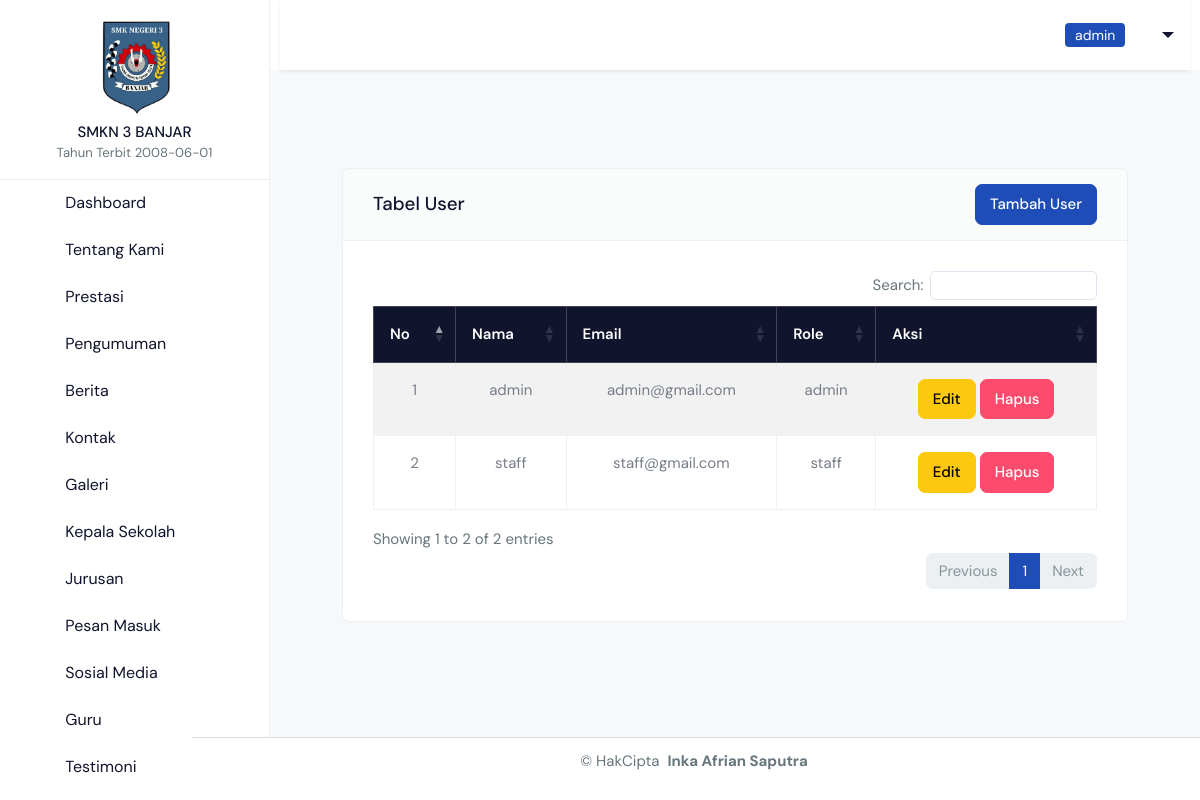
The app's page /backend/pages/users/index.php (signed in) with its own data.
### tables this page shows
CREATE TABLE `abouts` (
  `id` bigint NOT NULL,
  `school_name` varchar(255) NOT NULL,
  `school_logo` text NOT NULL,
  `school_banner` varchar(200) NOT NULL,
  `school_video` varchar(255) DEFAULT NULL,
  `school_tagline` varchar(255) NOT NULL,
  `school_description` text NOT NULL,
  `since` date NOT NULL,
  `alamat` varchar(255) NOT NULL
);

CREATE TABLE `users` (
  `id` bigint NOT NULL,
  `name` varchar(255) NOT NULL,
  `email` varchar(255) NOT NULL,
  `password` varchar(255) NOT NULL,
  `email_verified_at` timestamp NULL DEFAULT NULL,
  `remember_token` varchar(100) DEFAULT NULL,
  `created_at` timestamp NULL DEFAULT NULL,
  `updated_at` timestamp NULL DEFAULT NULL,
  `role` enum('admin','staff') NOT NULL
);

### backend/pages/users/index.php (the view, shortened to what this page needs)
<?php
include '../../partials/header.php';
include '../../partials/sidebar.php';
include '../../partials/navbar.php';
$qUser = "SELECT * FROM users";
$result = mysqli_query($connect, $qUser) or die(mysqli_error($connect));
?>
<div id="layoutSidenav_content">
<main>
    <div class="container-fluid px-4 mt-5">
        <div class="card mb-4">
            <div class="card-header d-flex align-items-center justify-content-between">
                <h5 class="mt-2">Tabel User</h5>
                <a href="./create.php" class="btn btn-primary">Tambah User</a>
            </div>
            <div class="card-body">
               <table class="table table-bordered table-striped text-center">
                  <thead class="table-dark">
                    <tr>
                        <th>No</th>
                        <th>Nama</th>
                        <th>Email</th>
                        <th>Role</th>
                        <th>Aksi</th>
                    </tr>
                  </thead>
                  <tbody>
                    <?php
                    $no = 1;
                    while($item = $result->fetch_object()):
                    ?>
                    <tr>
                       <td><?= $no ?></td>
                       <td><?= htmlspecialchars($item->name) ?></td>
                       <td><?= htmlspecialchars($item->email) ?></td>
                       <td><?= htmlspecialchars($item->role) ?></td>
                       <td>
                           <a href="./edit.php?id=<?= $item->id ?>" class="btn btn-warning">Edit</a>
                           <a href="../../action/users/delete.php?id=<?= $item->id ?>" class="btn btn-danger" onclick="return confirm('Apakah anda yakin?')">Hapus</a>
                       </td>
                    </tr>
                    <?php $no++; endwhile; ?>
                  </tbody>
               </table>
            </div>
        </div>
    </div>
</main>
</div>
<?php
include '../../partials/footer.php';
include '../../partials/script.php';
?>

### backend/partials/sidebar.php (shortened to what this page needs)
<?php
$userRole = isset($_SESSION['user_role']) ? strtolower($_SESSION['user_role']) : null;
$qAbouts = "SELECT * FROM abouts LIMIT 1";
$result = mysqli_query($connect, $qAbouts) or die(mysqli_error($connect));
$item = $result->fetch_object();
?>
<body class="d-flex flex-column min-vh-100">
  <div class="page-wrapper" id="main-wrapper" data-layout="vertical" data-navbarbg="skin6" data-sidebartype="full"
    data-sidebar-position="fixed" data-header-position="fixed">
    <aside class="left-sidebar flex-shrink-0">
      <div>
        <div class="text-center py-3 border-bottom">
            <img src="../../../storages/about/<?= $item->school_logo ?>"
                alt="Logo Sekolah"
                class="img-fluid mb-2"
                style="max-width: 80px; height: auto; object-fit: contain; background: transparent;">
            <h6 class="text-dark fw-bold text-uppercase mb-0"><?= $item->school_name ?></h6>
            <small class="text-dark-50">Tahun Terbit <?= $item->since ?></small>
        </div>
        <nav class="sidebar-nav scroll-sidebar" data-simplebar="">
          <ul id="sidebarnav">
           <li class="sidebar-item">
  <a class="sidebar-link"  href="../dashboard/index.php">
    <i class="ti ti-layout-dashboard"></i>
    <span class="hide-menu">Dashboard</span>
  </a>
</li>
<?php if ($userRole === 'admin'): ?>
<li class="sidebar-item">
   <a class="sidebar-link  <?= ($current_dir == 'about') ? 'active' : '' ?>" href="../about/index.php">
    <i class="ti ti-info-circle"></i>
    <span class="hide-menu">Tentang Kami</span>
  </a>
</li>
<?php endif; ?>
<li class="sidebar-item">
  <a class="sidebar-link  <?= ($current_dir == 'achievement') ? 'active' : '' ?>" href="../achievement/index.php">
    <i class="ti ti-trophy"></i>
    <span class="hide-menu">Prestasi</span>
  </a>
</li>
<li class="sidebar-item">
  <a class="sidebar-link  <?= ($current_dir == 'announcements') ? 'active' : '' ?>" href="../announcements/index.php">
    <i class="ti ti-speakerphone"></i>
    <span class="hide-menu">Pengumuman</span>
  </a>
</li>
<li class="sidebar-item">
  <a class="sidebar-link  <?= ($current_dir == 'blog') ? 'active' : '' ?>" href="../blog/index.php">
    <i class="ti ti-notebook"></i>
    <span class="hide-menu">Berita</span>
  </a>
</li>
<?php if ($userRole === 'admin'): ?>
<li class="sidebar-item">
  <a class="sidebar-link  <?= ($current_dir == 'contact') ? 'active' : '' ?>" href="../contact/index.php">
    <i class="ti ti-phone"></i>
    <span class="hide-menu">Kontak</span>
  </a>
</li>
<?php endif; ?>
<li class="sidebar-item">
  <a class="sidebar-link  <?= ($current_dir == 'galleries') ? 'active' : '' ?>" href="../galleries/index.php">
    <i class="ti ti-photo"></i>
    <span class="hide-menu">Galeri</span>
  </a>
</li>
<?php if ($userRole === 'admin'): ?>
  <li class="sidebar-item">
    <a class="sidebar-link  <?= ($current_dir == 'headmasters') ? 'active' : '' ?>" href="../headmasters/index.php">
      <i class="ti ti-school"></i>
      <span class="hide-menu">Kepala Sekolah</span>
    </a>
  </li>
<?php endif; ?>
<?php if ($userRole === 'admin'): ?>
  <li class="sidebar-item ">
    <a class="sidebar-link  <?= ($current_dir == 'majors') ? 'active' : '' ?>" href="../majors/index.php">
      <i class="ti ti-books"></i>
      <span class="hide-menu">Jurusan</span>
    </a>
  </li>
<?php endif; ?>
<li class="sidebar-item">
  <a class="sidebar-link  <?= ($current_dir == 'message') ? 'active' : '' ?>" href="../message/index.php">
    <i class="ti ti-message-circle"></i>
    <span class="hide-menu">Pesan Masuk</span>
  </a>
</li>
<?php if ($userRole === 'admin'): ?>
<li class="sidebar-item">
  <a class="sidebar-link  <?= ($current_dir == 'social_media') ? 'active' : '' ?>" href="../social_media/index.php">
    <i class="ti ti-brand-facebook"></i>
    <span class="hide-menu">Sosial Media</span>
  </a>
</li>
<?php endif; ?>
<?php if ($userRole === 'admin'): ?>
<li class="sidebar-item">
  <a class="sidebar-link  <?= ($current_dir == 'teachers') ? 'active' : '' ?>" href="../teachers/index.php">
    <i class="ti ti-user"></i>
    <span class="hide-menu">Guru</span>
  </a>
</li>
<?php endif; ?>
<li class="sidebar-item">
  <a class="sidebar-link  <?= ($current_dir == 'testimonials') ? 'active' : '' ?>" href="../testimonials/index.php">
    <i class="ti ti-quote"></i>
    <span class="hide-menu">Testimoni</span>
  </a>
</li>
          </ul>
        </nav>
      </div>
    </aside>

### records on screen
abouts: school_logo (picture), school_name "SMKN 3 BANJAR", since "2008-06-01"
users: name "admin", email "admin@gmail.com", role "admin"
users: name "staff", email "staff@gmail.com", role "staff"

### other values on screen
$_SESSION['user_role'] "admin"
